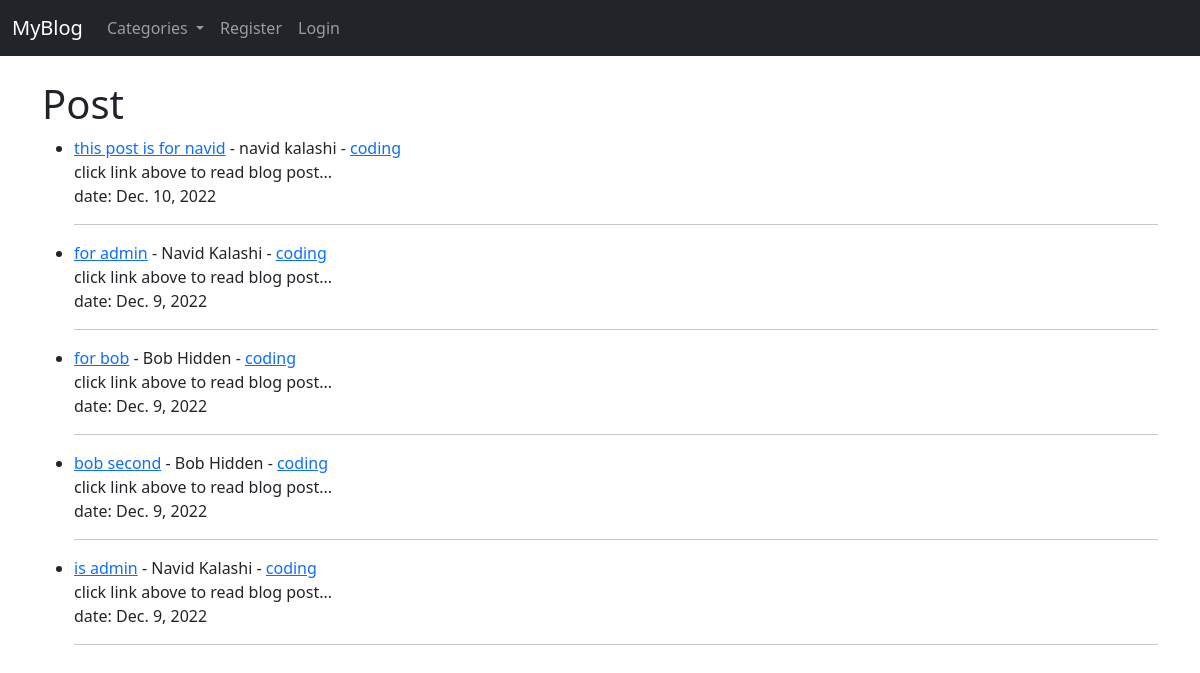
The app's page /, older data.
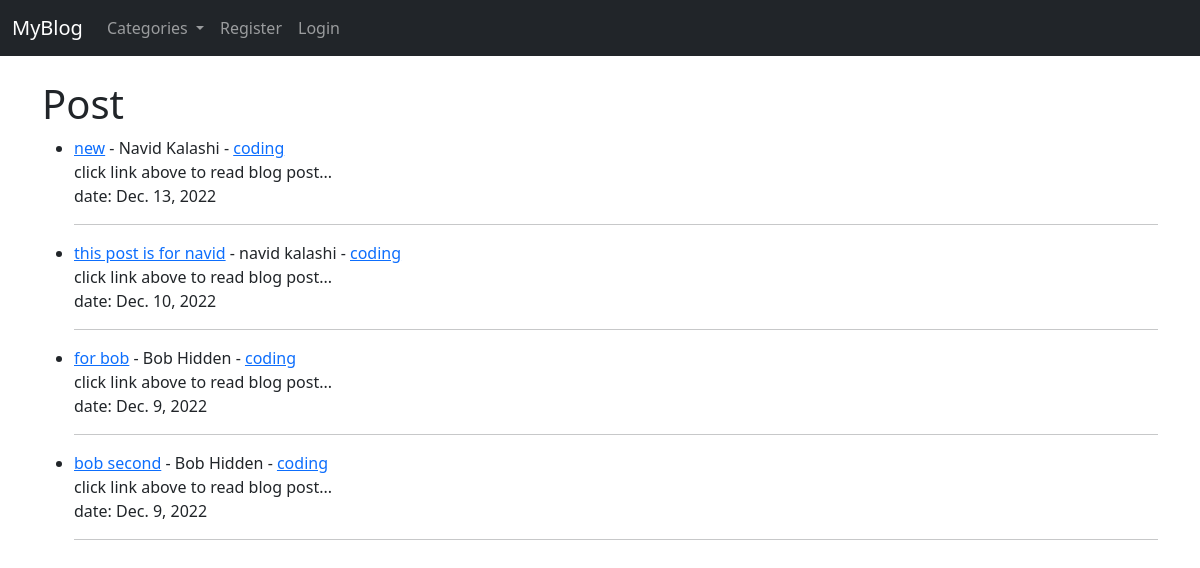
The same page, newer data.
### blog/models.py (models this page shows, shortened)
class Post(models.Model):
    title = models.CharField(max_length=255)
    title_tag = models.CharField(max_length=255)
    author = models.ForeignKey(User, on_delete=models.CASCADE)
    body = RichTextField(blank=True, null=True)
    date = models.DateField(auto_now_add=True)
    category = models.CharField(max_length=255, default='coding')
    snippet = models.CharField(max_length=255)
    likes = models.ManyToManyField(User, related_name='blog_posts')

### blog/views.py (the view)
# urls.py: path('', HomeView.as_view(), name='home'),
class HomeView(ListView):
    model = Post
    template_name = 'home.html'
    ordering = ['-date']
    def get_context_data(self, *args, **kwargs):
        cat_menu = Category.objects.all()
        context = super(HomeView, self).get_context_data(*args, **kwargs)
        context['cat_menu'] = cat_menu
        return context

### blog/models.py (called while the page is built)
    def __str__(self):
        return self.name

### blog/templates/home.html (shortened to what this page needs)
{% extends 'base.html' %}
{% block content %}
    <h1>Post</h1>
    <ul>
        {% for post in object_list %}
        <li><a href="{% url 'article_detail' post.pk %}">{{post.title}}</a>
             - {{post.author.first_name}} {{post.author.last_name}}
             - <a href="{% url 'category' post.category|slugify %}">{{post.category}}</a>
            <br>
            {{post.snippet}}
            </li>
            date: {{post.date}}
            <hr>
        {% endfor %}
    </ul>
{% endblock content %}

Row changes from the older to the newer data that the page shows:
removed Post: title "for admin", author.first_name "Navid", author.last_name "Kalashi", category "coding", snippet "click link above to read blog post...", date "Dec. 9, 2022"
removed Post: title "is admin", author.first_name "Navid", author.last_name "Kalashi", category "coding", snippet "click link above to read blog post...", date "Dec. 9, 2022"
added Post: title "new", author.first_name "Navid", author.last_name "Kalashi", category "coding", snippet "click link above to read blog post...", date "Dec. 13, 2022"
